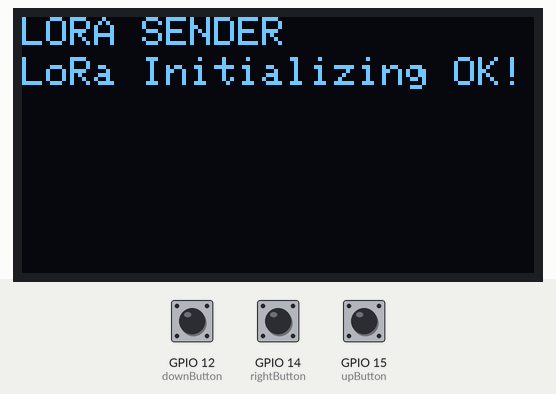
The sketch below on a simulated ESP32. Parts: 128×64 one-colour display. Inputs (shaded band) come from the test bench; at power-on: GPIO 12 (downButton) LOW, GPIO 14 (rightButton) LOW, GPIO 15 (upButton) LOW. No radio packets arrive unless stated; what the sketch prints to the serial monitor is not drawn.

Above: at 0.2 s.
At 2.34 s:
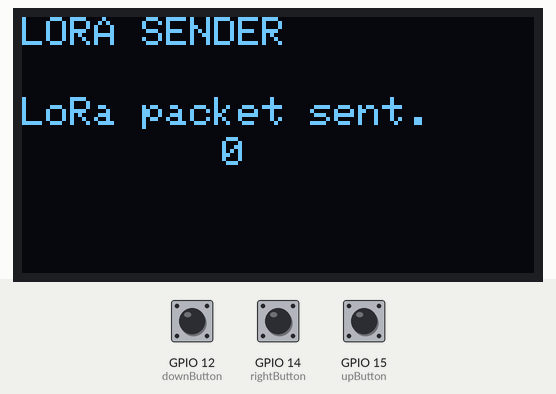
At 11.59 s:
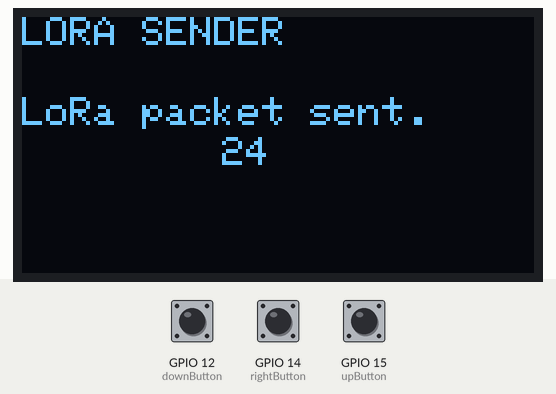
At 20.85 s:
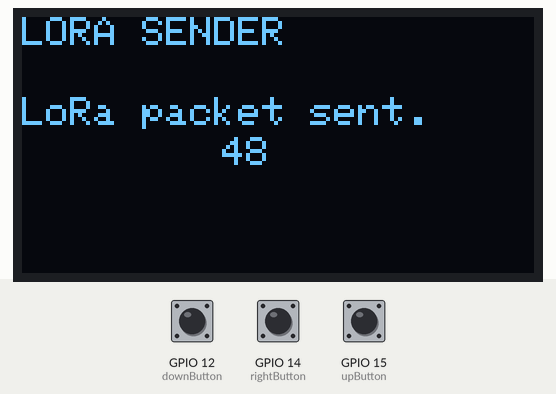
At 30.11 s:
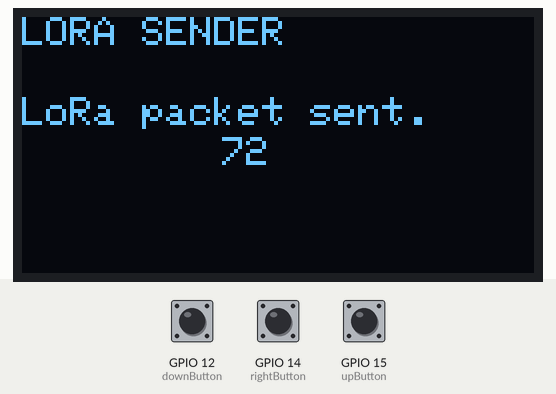
At 39.75 s:
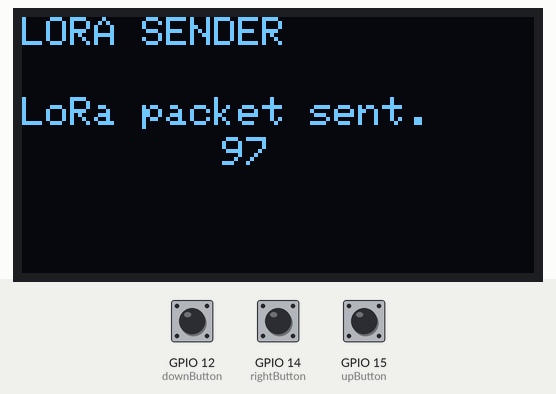

The sketch:

sender.ino
```cpp
//Deler av denne koden er hentet fra lenken under men er modifisert siden koden ikke brukte samme chip og derfor hadde feil instillinger.

/*********
  Rui Santos
  Complete project details at https://RandomNerdTutorials.com/ttgo-lora32-sx1276-arduino-ide/
*********/

//Libraries for LoRa
#include <SPI.h>
#include <LoRa.h>
//#include <Servo.h>

//Libraries for OLED Display
#include <Wire.h>
#include <Adafruit_GFX.h>
#include <Adafruit_SSD1306.h>

//define the pins used by the LoRa transceiver module
#define SCK 5
#define MISO 19
#define MOSI 27
#define SS 18
#define RST 23
#define DIO0 26

//433E6 for Asia
//866E6 for Europe
//915E6 for North America
#define BAND 866E6

//OLED pins
#define OLED_SDA 21
#define OLED_SCL 22
#define OLED_RST -1
#define SCREEN_WIDTH 128 // OLED display width, in pixels
#define SCREEN_HEIGHT 64 // OLED display height, in pixels


int variabel = 0;
int count = 0;


Adafruit_SSD1306 display(SCREEN_WIDTH, SCREEN_HEIGHT, &Wire, OLED_RST);

//kode for knapper
// set pin numbers for the five buttons:
const int leftButton = 02; //venstre
const int upButton = 15; // opp
const int downButton = 12; // ned
const int rightButton = 14; // høgre
//

void setup() {
  //initialize Serial Monitor
  Serial.begin(115200);

  //reset OLED display via software
  pinMode(OLED_RST, OUTPUT);
  digitalWrite(OLED_RST, LOW);
  delay(20);
  digitalWrite(OLED_RST, HIGH);

  //initialize OLED
  Wire.begin(OLED_SDA, OLED_SCL);
  if(!display.begin(SSD1306_SWITCHCAPVCC, 0x3C, false, false)) { // Address 0x3C for 128x32
    Serial.println(F("SSD1306 allocation failed"));
    for(;;); // Don't proceed, loop forever
  }
  //srkiver til display på senderen, ikke vikrig for funksjon bare fdor testing og sånt
  display.clearDisplay();
  display.setTextColor(WHITE);
  display.setTextSize(1);
  display.setCursor(0,0);
  display.print("LORA SENDER ");
  display.display();

  Serial.println("LoRa Sender Test");

  //SPI LoRa pins
  SPI.begin(SCK, MISO, MOSI, SS);
  //setup LoRa transceiver module
  //LoRa.setPins(SS, RST, DIO0);
  LoRa.setPins(SS, RST);
  pinMode(DIO0, INPUT); // Sett opp DIO0 som input hvis det er nødvendig
// Loop for å vente på at lora sytarter
  if (!LoRa.begin(BAND)) {
    Serial.println("Starting LoRa failed!");
    while (1);
  }
  //test tekst
  Serial.println("LoRa Initializing OK!");
  display.setCursor(0,10);
  display.print("LoRa Initializing OK!");
  display.display();
  delay(2000);

  //kode for knapper
  pinMode(leftButton, INPUT_PULLDOWN);
  pinMode(upButton, INPUT_PULLDOWN);
  pinMode(downButton, INPUT_PULLDOWN);
  pinMode(rightButton, INPUT_PULLDOWN);

  Serial.begin(115200);
}


void loop() {

  Serial.print("Sending packet: ");


  //Send LoRa packet to receiver
  LoRa.beginPacket();//s7tart av datapakke
  //Debugg screen
  display.clearDisplay();
  display.setCursor(0,0);
  display.println("LORA SENDER");
  display.setCursor(0,20);
  display.setTextSize(1);
  display.print("LoRa packet sent.");
  display.setCursor(0,30);
  display.setCursor(50,30);
  display.print(count);
  display.setCursor(0,40);

  // dataoppsett for sending av info, for hver knapp sendes det 1 eller 0 for på eller av
  if (digitalRead(leftButton) == HIGH) {
    LoRa.print("1");
  }
  else{
    LoRa.print("0");

  }
  if (digitalRead(upButton) == HIGH) {
    LoRa.print("1");
  }
  else{
    LoRa.print("0");

  }
  if (digitalRead(downButton) == HIGH) {
    LoRa.print("1");
  }
  else{
    LoRa.print("0");

  }
  if (digitalRead(rightButton) == HIGH) {
    LoRa.print("1");
  }
  else{
    LoRa.print("0");

  }
  display.display();
  LoRa.endPacket();//sender datapakke
  count ++;


  delay(300);//denne burde være dynamisk for å følge loven men det går fint siden det ikke er et 24t system
}
```

Measured:
- what the display in image 0 shows lasts 2.0 s, from 0.1 s to 2.1 s
